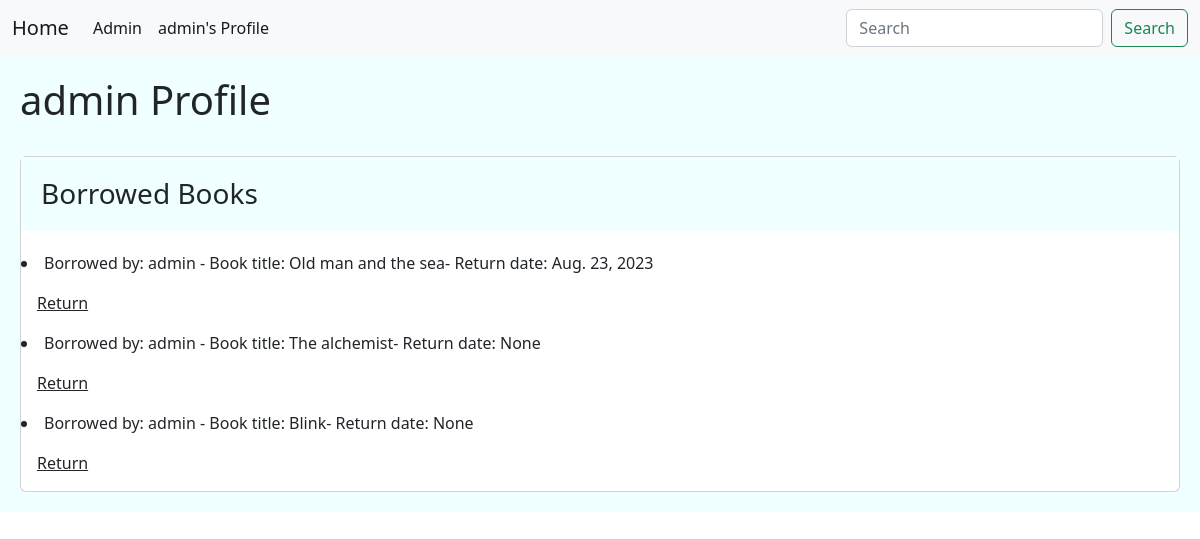
/users/1/ (signed in), run on an earlier commit of the app's database.
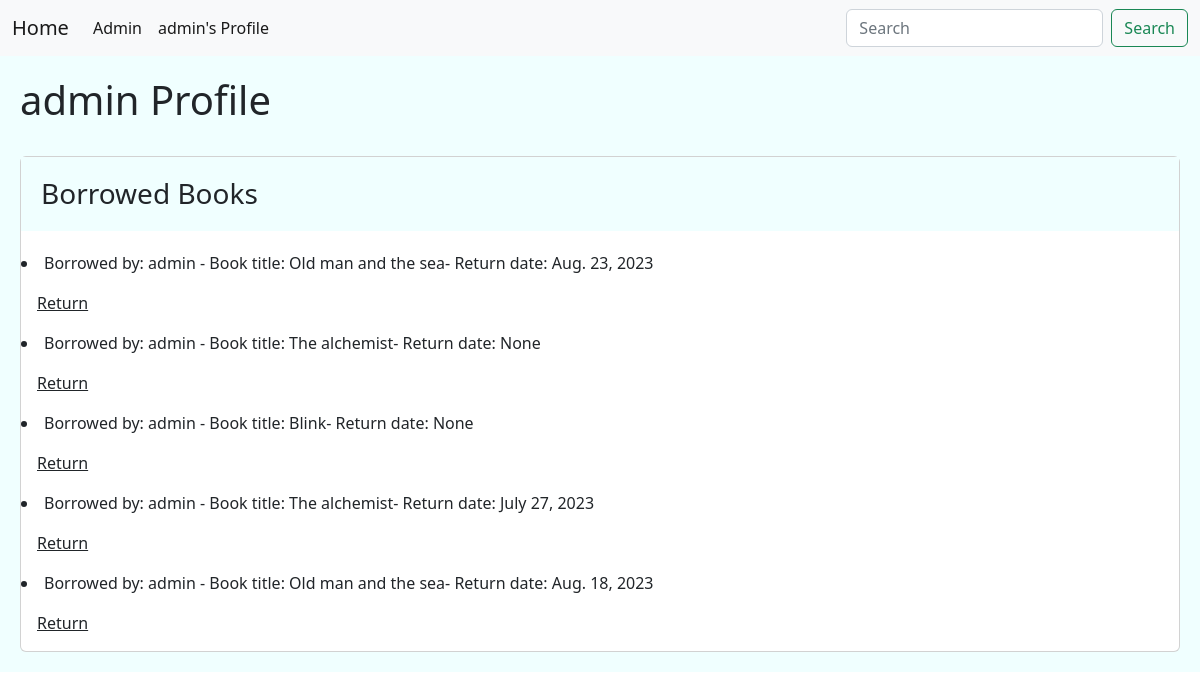
And on a later commit of the database.
### library/models.py (models this page shows, shortened)
class BorrowedBook(models.Model):
    user = models.ForeignKey(User, on_delete=models.CASCADE)
    book = models.ForeignKey(Books, on_delete=models.CASCADE)
    borrow_date = models.DateField()
    return_date = models.DateField(null=True, blank=True)

class Books(models.Model):
    title = models.CharField(max_length=100)
    copies_available = models.PositiveIntegerField(default=4)
    def __str__(self):
        return self.title

### library/views.py (the view)
# urls.py: path('users/<int:user_id>/',views.UserProfile.as_view(), name='user'),
class UserProfile(LoginRequiredMixin,View):
    template_class = 'library/user_profile.html'
    def get(self,request, user_id):
        user = User.objects.get(id=user_id)
        borrowed_books = BorrowedBook.objects.filter(user=user.id)
        return render(request,self.template_class,{'borrowed_books': borrowed_books,'user':user})

### library/templates/library/user_profile.html (shortened to what this page needs)
<!DOCTYPE html>
<html lang="en">
<head>
    <link href="https://cdn.jsdelivr.net/npm/bootstrap@5.2.0-beta1/dist/css/bootstrap.min.css" rel="stylesheet">
</head>
<body>
{% include 'include/navbar.html' %}
<div class="jumbotron">
    {% block content %} <H1> {{ user }} Profile </H1>
     <br/>
    <div class="card">
        <h3 class="card-title jumbotron">Borrowed Books</h3>
    {% for i in borrowed_books %}
    <li> Borrowed by: {{i.user}} - Book title: {{i.book}}- Return date: {{i.return_date}} </li>
    <a class="card-body" href="{% url 'library:return' i.id  %}" >Return</a>
    {% endfor %}
    {% endblock %}
</div>
</body>
</html>

### templates/include/navbar.html (shortened to what this page needs)
<nav class="navbar navbar-expand-lg bg-light">
    <div class="container-fluid">
      <a class="navbar-brand" href=" {% url 'library:home' %} ">Home</a>
      <div class="collapse navbar-collapse" id="navbarSupportedContent">
        <ul class="navbar-nav me-auto mb-2 mb-lg-0">
          <li class="nav-item">
            <a class="nav-link active" aria-current="page" href="http://127.0.0.1:8000/admin">Admin</a>
          </li>
          <li class="nav-item">
            <a class="nav-link active" aria-current="page" href="{% url 'library:user' request.user.id %}">{{request.user}}'s Profile</a>
          </li>
        </ul>
        <form class="d-flex" role="search">
          <input class="form-control me-2" type="search" placeholder="Search" aria-label="Search">
          <button class="btn btn-outline-success" type="submit">Search</button>
        </form>
      </div>
    </div>
  </nav>

### library/templates/library/user_profile.html (style rules this page uses)
.jumbotron { padding: 20px; margin-bottom: 20px; background-color: azure; }

What changed in the data, as far as the page shows it:
added BorrowedBook: user "admin", book "The alchemist", return_date "July 27, 2023"
added BorrowedBook: user "admin", book "Old man and the sea", return_date "Aug. 18, 2023"
